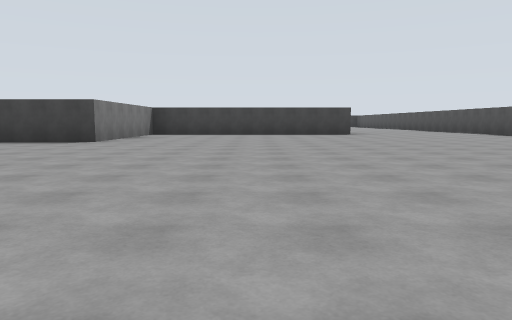
[1] (above)

17 first-person views from a walk through a Gazebo world. The camera is 1.2 m above the floor, tilts 6° down and sees 70° across. The floor is counted in squares, 5 m on a side. Each view is taken from the middle of a square. On the plan, view 1 faces up. The plan holds only what a view shows up to about 9 squares ahead; the rest is blank. The place goes on beyond the plan.

[2]
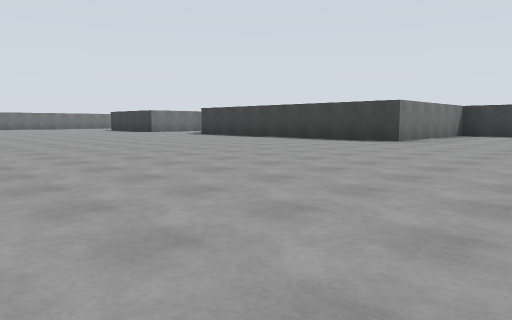

[3]
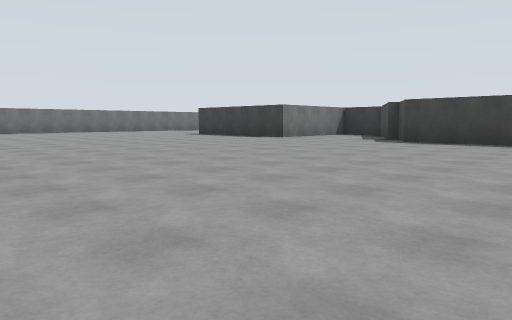

[4]
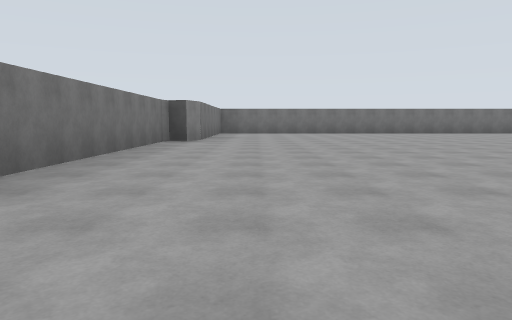

[5]
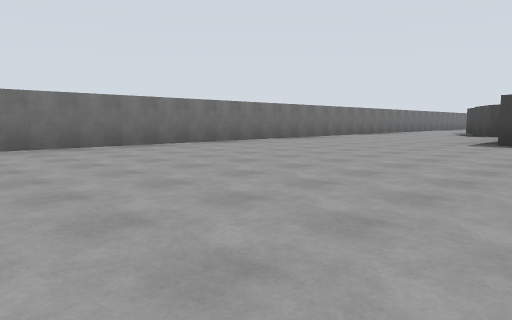

[6]
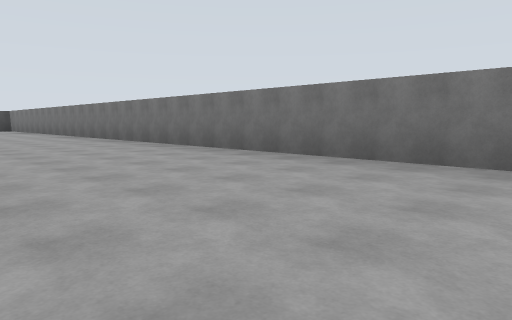

[7]
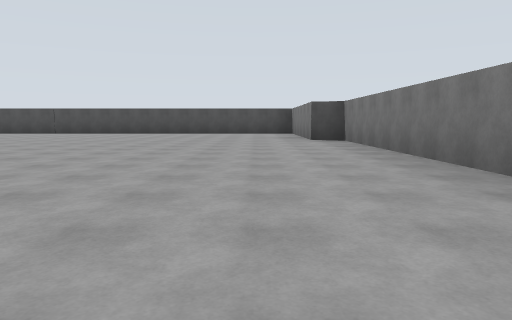

[8]
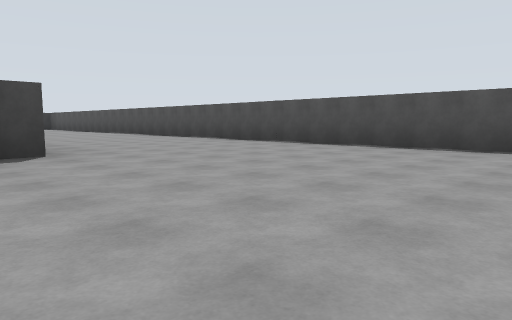

[9]
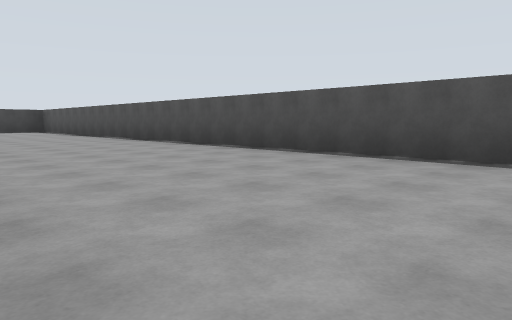

[10]
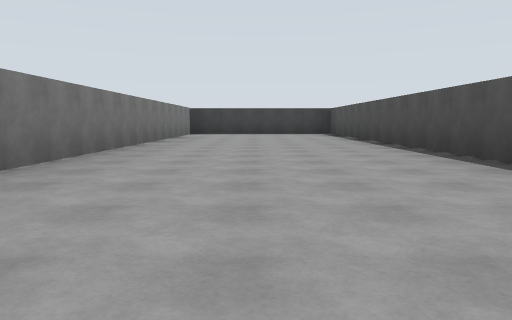

[11]
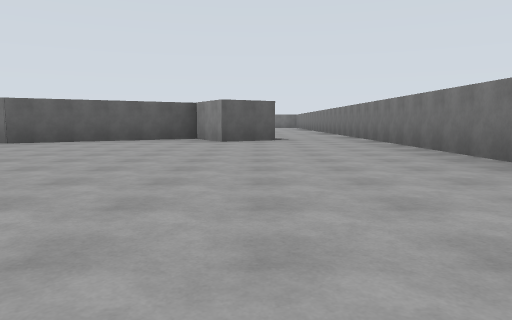

[12]
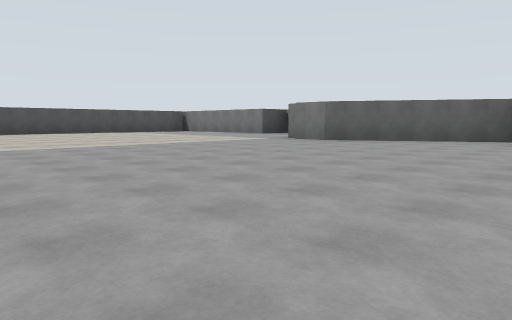

[13]
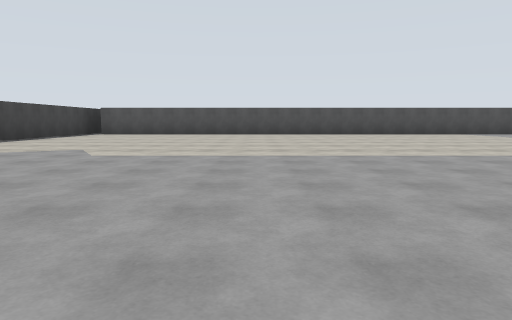

[14]
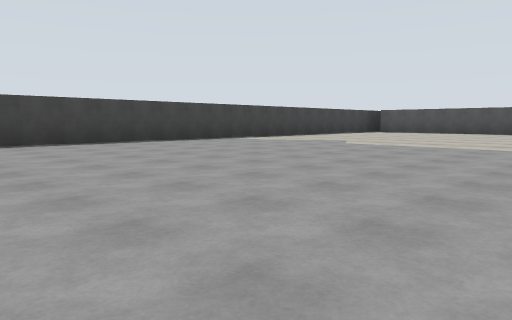

[15]
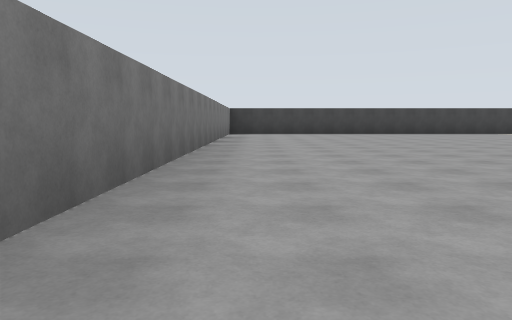

[16]
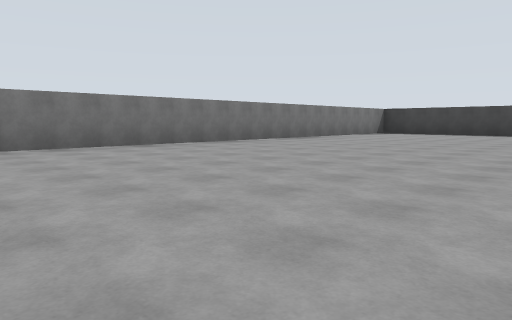

[17]
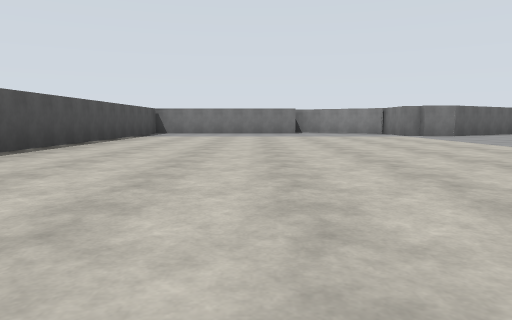

### Floor plan
Points are (right, up) in squares from view 1. A wall is a line through its corners. A room is listed if a view was taken in it or the views show most of it. See-through windows are left out.
Room 1 (views 1, 2, 3, 4, 5, 6, 7, 8, 9, 10)
walls: (1.9, 6.8) (-1.9, 6.8) (-1.9, 4.3) (-6, 4.3) (-7, 6) (-7.7, 6) (-7.7, 4.3) (-9.9, 4.3); (-10.5, 6.7) (-11, 7.6); (-9.5, -1.1) (1.7, -1.1) (1.8, -0.7) (4.5, -0.7) (4.5, 16.2) (1.8, 16.2) (1.8, 10.7); (-11.1, 7.8) (-11.3, 8.2); (-12.5, 8.5) (-12.5, -0.7) (-9.8, -0.7) (-9.4, -0.9)
ways out: opening at (-12, 9) to room 2
Room 2 (views 11, 12, 13, 14, 15, 16, 17)
walls: (-5.8, 7.6) (-3, 7.6) (-3, 16); (-11.3, 8.2) (-10.6, 8.6) (-10.1, 7.9) (-8.3, 9) (-7.5, 9) (-7.5, 7.9) (-5.8, 6.8); (-2.2, 16.2) (-12.5, 16.2) (-12.5, 8.5)
ways out: opening at (-12, 9) to room 1

Where each view was taken, in squares from view 1:
view 1: 0 up, 0 right, facing up
view 2: 0 up, 0 right, facing up-left
view 3: 0 up, 4 left, facing up-left
view 4: 0 up, 5 left, facing left
view 5: 0 up, 9 left, facing up-left
view 6: 1 up, 9 left, facing down-right
view 7: 0 up, 3 left, facing right
view 8: 4 up, 1 right, facing up-right
view 9: 7 up, 2 right, facing up-right
view 10: 9 up, 3 right, facing up
view 11: 13 up, 11 left, facing down
view 12: 13 up, 11 left, facing down-right
view 13: 13 up, 10 left, facing right
view 14: 12 up, 11 left, facing up-right
view 15: 9 up, 12 left, facing up
view 16: 9 up, 9 left, facing up-left
view 17: 15 up, 5 left, facing down
